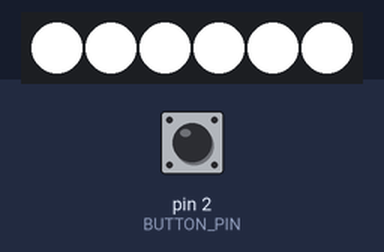
A sketch run on a simulated Arduino Uno, built with avr-gcc and run on an emulated ATmega328P. On the bench: 6 RGB LEDs in strip order, left to right. Inputs (shaded band) come from the test bench; at power-on: pin 2 (BUTTON_PIN) HIGH. Dim RGB values are drawn brighter than linear; random numbers use the default seed unless the sketch sets one.

Above: at 0.1 s.
At 1.1 s:
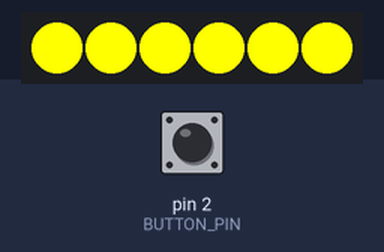
2.5 s: pin 2 (BUTTON_PIN) pulled LOW for 3.2 s
At 5.19 s:
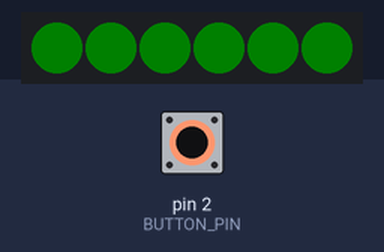
Timing chart, 0 to 13.4 s (numbered marks = the images above; inputs shaded):
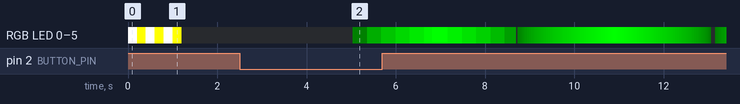

Measured:
- after the input at 2.5 s, RGB LED 0–5: off → RGB(0, 5, 0) after 2.5 s, → RGB(0, 50, 0) 0.32 s later, → RGB(0, 95, 0) 0.32 s later, → RGB(0, 139, 0) 0.32 s later, … (121 changes in this stretch); the LEDs: change after 2.5 s (image 2)

The sketch:

ZephyrFX.ino
```cpp
#include <Adafruit_NeoPixel.h>

#define LED_PIN 4         // for LED strip data
#define NUM_LEDS 6        // length of strip
#define BUTTON_PIN 2      // for momentary switch
#define DEBOUNCE_DELAY 5000 // 5-second buffer to prevent multiple triggers

Adafruit_NeoPixel strip(NUM_LEDS, LED_PIN, NEO_GRB + NEO_KHZ800);

enum Mode { OFF, GREEN_BREATH, YELLOW_BREATH, RED_BREATH, DYING };
Mode currentMode = OFF;

unsigned long lastPressTime = 0;  // to track last button press

void setColor(int r, int g, int b);
void cycleMode();
void breathingEffect(int r, int g, int b, int cycleTime, bool ragged = false);
void dyingEffect();
int randomizeCycleTime(int cycleTime);

void setup() {
    pinMode(BUTTON_PIN, INPUT_PULLUP); // internal pull-up resistor for button
    strip.begin();
    strip.show(); // LEDs off initially
    randomSeed(analogRead(0));

    // startup sequence: blink between white and yellow 3 times
    for (int i = 0; i < 3; i++) {
        setColor(255, 255, 255);  // white
        delay(200);
        setColor(255, 255, 0);    // yellow
        delay(200);
    }
    setColor(0, 0, 0); // LEDs off
}

void loop() {
    // check if button is pressed and respect the debounce time
    if (digitalRead(BUTTON_PIN) == LOW && millis() - lastPressTime > DEBOUNCE_DELAY) {
        lastPressTime = millis();  // update last press time
        cycleMode(); // change to next mode
    }

    // execute the current mode
    switch (currentMode) {
        case GREEN_BREATH:
            breathingEffect(0, 255, 0, randomizeCycleTime(4000));  // Green, slow breathing (15 BPM)
            break;
        case YELLOW_BREATH:
            breathingEffect(255, 255, 0, randomizeCycleTime(3000)); // Yellow, slightly faster (20 BPM)
            break;
        case RED_BREATH:
            breathingEffect(255, 0, 0, randomizeCycleTime(1700), true); // Red, ragged breathing (35 BPM)
            break;
        case DYING:
            dyingEffect(); // final erratic flicker and fade out
            currentMode = OFF; // ensure lights stay off after dying
            break;
        default:
            break;
    }
}

// hardcoded order
void cycleMode() {
    switch (currentMode) {
        case OFF: currentMode = GREEN_BREATH; break;
        case GREEN_BREATH: currentMode = YELLOW_BREATH; break;
        case YELLOW_BREATH: currentMode = RED_BREATH; break;
        case RED_BREATH: currentMode = DYING; break;
        case DYING: currentMode = OFF; break;
    }
}

// randomize Cycle Time by ±10%
int randomizeCycleTime(int cycleTime) {
    return cycleTime + random(-cycleTime / 10, cycleTime / 10 + 1);
}

void breathingEffect(int r, int g, int b, int cycleTime, bool ragged = false) {
    int step = ragged ? 30 : 5; // controls smoothness vs. roughness
    int halfCycle = cycleTime / 2; // inhale or exhale duration

    int numSteps = 256 / step; // number of steps for inhale/exhale
    int stepDelay = halfCycle / numSteps; // delay per brightness step

    for (int i = 0; i < 256; i += step) {
        setColor((r * i) / 255, (g * i) / 255, (b * i) / 255);
        delay(stepDelay);
    }
    for (int i = 255; i >= 0; i -= step) {
        setColor((r * i) / 255, (g * i) / 255, (b * i) / 255);
        delay(stepDelay);
    }
}

void dyingEffect() {
    unsigned long startTime = millis();
    while (millis() - startTime < 15000) {  // 15-second sequence
        int flicker = random(50, 255);
        setColor(flicker, 0, 0); // random flickering red
        delay(random(100, 400)); // random flicker timing

        // occasionally do a very slow breath
        if (random(0, 10) > 7) {
            breathingEffect(100, 0, 0, randomizeCycleTime(2500), true);
        }
    }

    // final slow fade out
    for (int i = 255; i >= 0; i -= 5) {
        setColor(i, 0, 0);
        delay(50);
    }
    setColor(0, 0, 0); // LEDs off
}

void setColor(int r, int g, int b) {
    for (int i = 0; i < NUM_LEDS; i++) {
        strip.setPixelColor(i, strip.Color(r, g, b));
    }
    strip.show();
}
```
